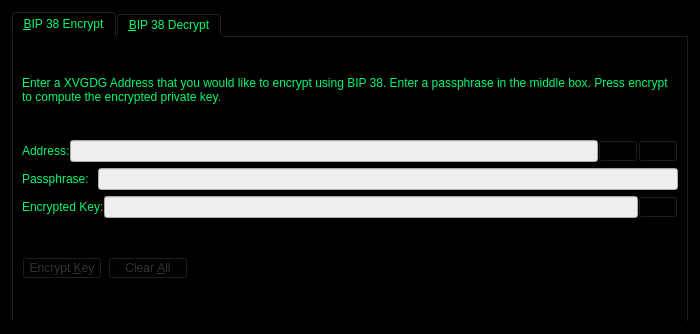
<?xml version="1.0" encoding="UTF-8"?>
<ui version="4.0">
 <class>Bip38ToolDialog</class>
 <widget class="QDialog" name="Bip38ToolDialog">
  <property name="geometry">
   <rect>
    <x>0</x>
    <y>0</y>
    <width>700</width>
    <height>334</height>
   </rect>
  </property>
  <property name="windowTitle">
   <string>BIP 38 Tool</string>
  </property>
  <property name="styleSheet">
   <string notr="true">background-color: rgb(0, 0, 0);
color: rgb(1, 248, 113);</string>
  </property>
  <property name="modal">
   <bool>true</bool>
  </property>
  <layout class="QVBoxLayout" name="verticalLayout">
   <item>
    <widget class="QTabWidget" name="tabWidget">
     <property name="currentIndex">
      <number>0</number>
     </property>
     <widget class="QWidget" name="tabBip38Encrypt">
      <attribute name="title">
       <string>&amp;BIP 38 Encrypt</string>
      </attribute>
      <layout class="QVBoxLayout" name="verticalLayout_SM">
       <item>
        <widget class="QLabel" name="infoLabel_ENC">
         <property name="text">
          <string>Enter a XVGDG Address that you would like to encrypt using BIP 38. Enter a passphrase in the middle box. Press encrypt to compute the encrypted private key.</string>
         </property>
         <property name="textFormat">
          <enum>Qt::PlainText</enum>
         </property>
         <property name="wordWrap">
          <bool>true</bool>
         </property>
        </widget>
       </item>
       <item>
        <layout class="QHBoxLayout" name="horizontalLayout_1_ENC">
         <property name="spacing">
          <number>0</number>
         </property>
         <item>
          <widget class="QLabel" name="label_5">
           <property name="text">
            <string>Address:</string>
           </property>
          </widget>
         </item>
         <item>
          <widget class="QValidatedLineEdit" name="addressIn_ENC">
           <property name="toolTip">
            <string>The XVGDG address to sign the message with</string>
           </property>
           <property name="styleSheet">
            <string notr="true">background-color: rgb(238, 238, 236);color: rgb(0, 77, 0);</string>
           </property>
          </widget>
         </item>
         <item>
          <widget class="QPushButton" name="addressBookButton_ENC">
           <property name="toolTip">
            <string>Choose previously used address</string>
           </property>
           <property name="styleSheet">
            <string notr="true">color: rgb(46, 52, 54);</string>
           </property>
           <property name="text">
            <string/>
           </property>
           <property name="icon">
            <iconset resource="../XVGDG.qrc">
             <normaloff>:/icons/address-book</normaloff>:/icons/address-book</iconset>
           </property>
           <property name="shortcut">
            <string>Alt+A</string>
           </property>
           <property name="autoDefault">
            <bool>false</bool>
           </property>
          </widget>
         </item>
         <item>
          <widget class="QPushButton" name="pasteButton_ENC">
           <property name="toolTip">
            <string>Paste address from clipboard</string>
           </property>
           <property name="styleSheet">
            <string notr="true">color: rgb(46, 52, 54);</string>
           </property>
           <property name="text">
            <string/>
           </property>
           <property name="icon">
            <iconset resource="../XVGDG.qrc">
             <normaloff>:/icons/editpaste</normaloff>:/icons/editpaste</iconset>
           </property>
           <property name="shortcut">
            <string>Alt+P</string>
           </property>
           <property name="autoDefault">
            <bool>false</bool>
           </property>
          </widget>
         </item>
        </layout>
       </item>
       <item>
        <layout class="QHBoxLayout" name="horizontalLayout_5">
         <item>
          <widget class="QLabel" name="label_6">
           <property name="text">
            <string>Passphrase: </string>
           </property>
          </widget>
         </item>
         <item>
          <widget class="QLineEdit" name="passphraseIn_ENC">
           <property name="styleSheet">
            <string notr="true">background-color: rgb(238, 238, 236);color: rgb(0, 77, 0);</string>
           </property>
           <property name="echoMode">
            <enum>QLineEdit::Password</enum>
           </property>
          </widget>
         </item>
        </layout>
       </item>
       <item>
        <layout class="QHBoxLayout" name="horizontalLayout_2_ENC">
         <property name="spacing">
          <number>0</number>
         </property>
         <item>
          <widget class="QLabel" name="encryptedKeyLabel_ENC">
           <property name="text">
            <string>Encrypted Key:</string>
           </property>
           <property name="textFormat">
            <enum>Qt::PlainText</enum>
           </property>
          </widget>
         </item>
         <item>
          <widget class="QLineEdit" name="encryptedKeyOut_ENC">
           <property name="font">
            <font>
             <italic>true</italic>
            </font>
           </property>
           <property name="styleSheet">
            <string notr="true">background-color: rgb(238, 238, 236);color: rgb(0, 77, 0);</string>
           </property>
           <property name="readOnly">
            <bool>true</bool>
           </property>
          </widget>
         </item>
         <item>
          <widget class="QPushButton" name="copyKeyButton_ENC">
           <property name="toolTip">
            <string>Copy the current signature to the system clipboard</string>
           </property>
           <property name="styleSheet">
            <string notr="true">color: rgb(46, 52, 54);</string>
           </property>
           <property name="text">
            <string/>
           </property>
           <property name="icon">
            <iconset resource="../XVGDG.qrc">
             <normaloff>:/icons/editcopy</normaloff>:/icons/editcopy</iconset>
           </property>
           <property name="autoDefault">
            <bool>false</bool>
           </property>
          </widget>
         </item>
        </layout>
       </item>
       <item>
        <layout class="QHBoxLayout" name="horizontalLayout_3_ENC">
         <item>
          <widget class="QPushButton" name="encryptKeyButton_ENC">
           <property name="toolTip">
            <string>Sign the message to prove you own this XVGDG address</string>
           </property>
           <property name="styleSheet">
            <string notr="true">color: rgb(46, 52, 54);</string>
           </property>
           <property name="text">
            <string>Encrypt &amp;Key</string>
           </property>
           <property name="icon">
            <iconset resource="../XVGDG.qrc">
             <normaloff>:/icons/edit</normaloff>:/icons/edit</iconset>
           </property>
           <property name="autoDefault">
            <bool>false</bool>
           </property>
          </widget>
         </item>
         <item>
          <widget class="QPushButton" name="clearButton_ENC">
           <property name="toolTip">
            <string>Reset all sign message fields</string>
           </property>
           <property name="styleSheet">
            <string notr="true">color: rgb(46, 52, 54);</string>
           </property>
           <property name="text">
            <string>Clear &amp;All</string>
           </property>
           <property name="icon">
            <iconset resource="../XVGDG.qrc">
             <normaloff>:/icons/remove</normaloff>:/icons/remove</iconset>
           </property>
           <property name="autoDefault">
            <bool>false</bool>
           </property>
          </widget>
         </item>
         <item>
          <spacer name="horizontalSpacer_1_ENC">
           <property name="orientation">
            <enum>Qt::Horizontal</enum>
           </property>
           <property name="sizeHint" stdset="0">
            <size>
             <width>40</width>
             <height>48</height>
            </size>
           </property>
          </spacer>
         </item>
         <item>
          <widget class="QLabel" name="statusLabel_ENC">
           <property name="font">
            <font>
             <weight>75</weight>
             <bold>true</bold>
            </font>
           </property>
           <property name="text">
            <string/>
           </property>
           <property name="wordWrap">
            <bool>true</bool>
           </property>
          </widget>
         </item>
         <item>
          <spacer name="horizontalSpacer_2_ENC">
           <property name="orientation">
            <enum>Qt::Horizontal</enum>
           </property>
           <property name="sizeHint" stdset="0">
            <size>
             <width>40</width>
             <height>48</height>
            </size>
           </property>
          </spacer>
         </item>
        </layout>
       </item>
      </layout>
     </widget>
     <widget class="QWidget" name="tabBip38Decrypt">
      <attribute name="title">
       <string>&amp;BIP 38 Decrypt</string>
      </attribute>
      <layout class="QVBoxLayout" name="verticalLayout_VM">
       <item>
        <widget class="QLabel" name="infoLabel_DEC">
         <property name="text">
          <string>Enter the BIP 38 encrypted private key. Enter the passphrase in the middle box. Click Decrypt Key to compute the private key. After the key is decrypted, clicking 'Import Address' will add this private key to the wallet.</string>
         </property>
         <property name="textFormat">
          <enum>Qt::PlainText</enum>
         </property>
         <property name="alignment">
          <set>Qt::AlignLeading|Qt::AlignLeft|Qt::AlignTop</set>
         </property>
         <property name="wordWrap">
          <bool>true</bool>
         </property>
        </widget>
       </item>
       <item>
        <layout class="QHBoxLayout" name="horizontalLayout_3">
         <item>
          <widget class="QLabel" name="label_2">
           <property name="text">
            <string>Encrypted Key:</string>
           </property>
          </widget>
         </item>
         <item>
          <widget class="QValidatedLineEdit" name="encryptedKeyIn_DEC">
           <property name="toolTip">
            <string>The XVGDG address the message was signed with</string>
           </property>
          </widget>
         </item>
        </layout>
       </item>
       <item>
        <layout class="QHBoxLayout" name="horizontalLayout">
         <item>
          <widget class="QLabel" name="label">
           <property name="text">
            <string>Passphrase: </string>
           </property>
          </widget>
         </item>
         <item>
          <widget class="QLineEdit" name="passphraseIn_DEC">
           <property name="echoMode">
            <enum>QLineEdit::Password</enum>
           </property>
          </widget>
         </item>
        </layout>
       </item>
       <item>
        <layout class="QHBoxLayout" name="horizontalLayout_2_DEC">
         <item>
          <widget class="QPushButton" name="decryptKeyButton_DEC">
           <property name="toolTip">
            <string>Verify the message to ensure it was signed with the specified XVGDG address</string>
           </property>
           <property name="styleSheet">
            <string notr="true">color: rgb(46, 52, 54);</string>
           </property>
           <property name="text">
            <string>Decrypt &amp;Key</string>
           </property>
           <property name="icon">
            <iconset resource="../XVGDG.qrc">
             <normaloff>:/icons/transaction_0</normaloff>:/icons/transaction_0</iconset>
           </property>
           <property name="autoDefault">
            <bool>false</bool>
           </property>
          </widget>
         </item>
         <item>
          <widget class="QPushButton" name="clearButton_DEC">
           <property name="toolTip">
            <string>Reset all verify message fields</string>
           </property>
           <property name="styleSheet">
            <string notr="true">color: rgb(46, 52, 54);</string>
           </property>
           <property name="text">
            <string>Clear &amp;All</string>
           </property>
           <property name="icon">
            <iconset resource="../XVGDG.qrc">
             <normaloff>:/icons/remove</normaloff>:/icons/remove</iconset>
           </property>
           <property name="autoDefault">
            <bool>false</bool>
           </property>
          </widget>
         </item>
         <item>
          <spacer name="horizontalSpacer_1_DEC">
           <property name="orientation">
            <enum>Qt::Horizontal</enum>
           </property>
           <property name="sizeHint" stdset="0">
            <size>
             <width>40</width>
             <height>48</height>
            </size>
           </property>
          </spacer>
         </item>
         <item>
          <widget class="QLabel" name="statusLabel_DEC">
           <property name="font">
            <font>
             <weight>75</weight>
             <bold>true</bold>
            </font>
           </property>
           <property name="text">
            <string/>
           </property>
           <property name="wordWrap">
            <bool>true</bool>
           </property>
          </widget>
         </item>
         <item>
          <spacer name="horizontalSpacer_2_DEC">
           <property name="orientation">
            <enum>Qt::Horizontal</enum>
           </property>
           <property name="sizeHint" stdset="0">
            <size>
             <width>40</width>
             <height>48</height>
            </size>
           </property>
          </spacer>
         </item>
        </layout>
       </item>
       <item>
        <layout class="QHBoxLayout" name="horizontalLayout_2">
         <item>
          <widget class="QLabel" name="label_3">
           <property name="text">
            <string>Decrypted Key:</string>
           </property>
          </widget>
         </item>
         <item>
          <widget class="QValidatedLineEdit" name="decryptedKeyOut_DEC"/>
         </item>
        </layout>
       </item>
       <item>
        <layout class="QHBoxLayout" name="horizontalLayout_4">
         <item>
          <widget class="QPushButton" name="importAddressButton_DEC">
           <property name="styleSheet">
            <string notr="true">color: rgb(46, 52, 54);</string>
           </property>
           <property name="text">
            <string>Import Address</string>
           </property>
          </widget>
         </item>
         <item>
          <widget class="QLabel" name="label_4">
           <property name="text">
            <string>Address:</string>
           </property>
          </widget>
         </item>
         <item>
          <widget class="QLineEdit" name="addressOut_DEC"/>
         </item>
        </layout>
       </item>
      </layout>
     </widget>
    </widget>
   </item>
  </layout>
 </widget>
 <customwidgets>
  <customwidget>
   <class>QValidatedLineEdit</class>
   <extends>QLineEdit</extends>
   <header>qvalidatedlineedit.h</header>
  </customwidget>
 </customwidgets>
 <resources>
  <include location="../XVGDG.qrc"/>
 </resources>
 <connections/>
</ui>
